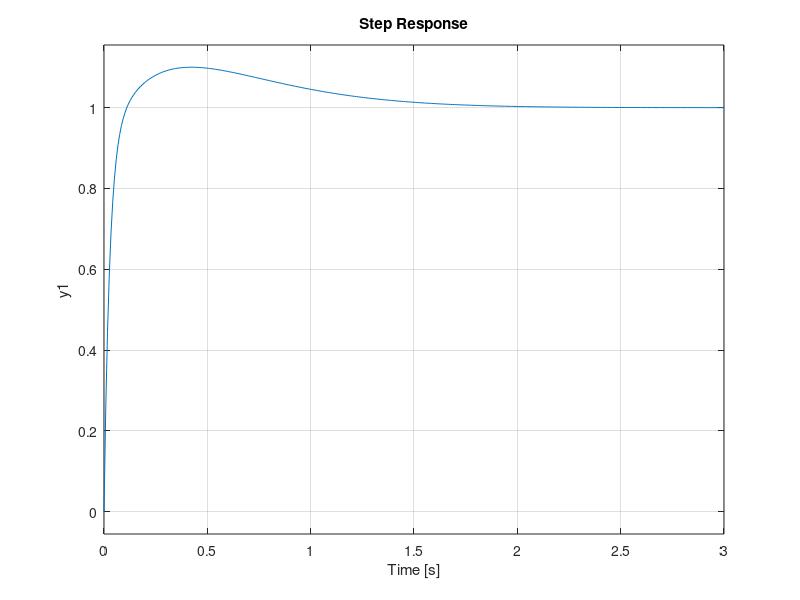

Source code (MATLAB):
%creo due vettori che rappresentano numeratore e denominatore della G(s)
N = [5, 10];
D = [-1, 2];

%creo G(s) a partire dai coefficienti del numeratore e denominatore
G_temp = tf(N, D);

%converto G(s) in forma di evans
 G = zpk(G_temp);
%creo il controllore C(s) con la condizione di errore nullo per y0 = 1(t)
 s = tf('s');
 C = -3.5*(1/s)*(1 + s/5)/(1 + s/10);

%creo il sistema W

 H = C*G;
 W = feedback(H,1);

 %risposta al gradino di W
 step(W);


